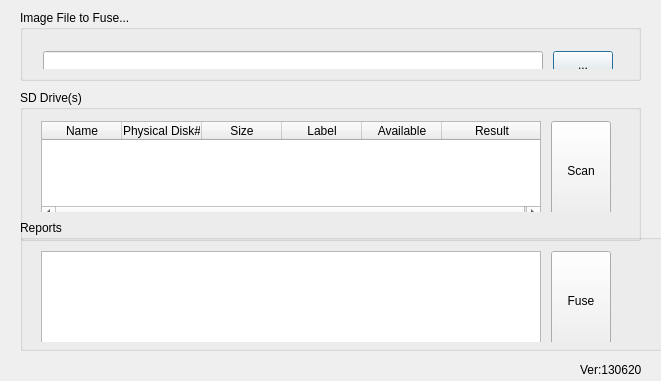
<?xml version="1.0" encoding="UTF-8"?>
<ui version="4.0">
 <class>Dialog</class>
 <widget class="QDialog" name="Dialog">
  <property name="geometry">
   <rect>
    <x>0</x>
    <y>0</y>
    <width>661</width>
    <height>381</height>
   </rect>
  </property>
  <property name="minimumSize">
   <size>
    <width>661</width>
    <height>381</height>
   </size>
  </property>
  <property name="maximumSize">
   <size>
    <width>661</width>
    <height>381</height>
   </size>
  </property>
  <property name="windowTitle">
   <string>SD-Flasher for Linux(Author:kangear)</string>
  </property>
  <widget class="QLabel" name="label">
   <property name="geometry">
    <rect>
     <x>580</x>
     <y>360</y>
     <width>91</width>
     <height>20</height>
    </rect>
   </property>
   <property name="text">
    <string>Ver:130620</string>
   </property>
  </widget>
  <widget class="QGroupBox" name="groupBox">
   <property name="geometry">
    <rect>
     <x>20</x>
     <y>10</y>
     <width>621</width>
     <height>71</height>
    </rect>
   </property>
   <property name="minimumSize">
    <size>
     <width>531</width>
     <height>71</height>
    </size>
   </property>
   <property name="maximumSize">
    <size>
     <width>621</width>
     <height>0</height>
    </size>
   </property>
   <property name="title">
    <string>Image File to Fuse...</string>
   </property>
   <widget class="QWidget" name="layoutWidget">
    <property name="geometry">
     <rect>
      <x>12</x>
      <y>30</y>
      <width>592</width>
      <height>29</height>
     </rect>
    </property>
    <layout class="QHBoxLayout" name="horizontalLayout">
     <item>
      <widget class="QLineEdit" name="lineEdit_path">
       <property name="sizePolicy">
        <sizepolicy hsizetype="Expanding" vsizetype="Fixed">
         <horstretch>0</horstretch>
         <verstretch>0</verstretch>
        </sizepolicy>
       </property>
       <property name="minimumSize">
        <size>
         <width>500</width>
         <height>27</height>
        </size>
       </property>
       <property name="maximumSize">
        <size>
         <width>500</width>
         <height>27</height>
        </size>
       </property>
       <property name="readOnly">
        <bool>false</bool>
       </property>
      </widget>
     </item>
     <item>
      <spacer name="horizontalSpacer_3">
       <property name="orientation">
        <enum>Qt::Horizontal</enum>
       </property>
       <property name="sizeHint" stdset="0">
        <size>
         <width>18</width>
         <height>20</height>
        </size>
       </property>
      </spacer>
     </item>
     <item>
      <widget class="QPushButton" name="pBut_Brose">
       <property name="minimumSize">
        <size>
         <width>60</width>
         <height>27</height>
        </size>
       </property>
       <property name="maximumSize">
        <size>
         <width>60</width>
         <height>27</height>
        </size>
       </property>
       <property name="text">
        <string>...</string>
       </property>
      </widget>
     </item>
    </layout>
   </widget>
  </widget>
  <widget class="QGroupBox" name="groupBox_2">
   <property name="geometry">
    <rect>
     <x>20</x>
     <y>90</y>
     <width>621</width>
     <height>151</height>
    </rect>
   </property>
   <property name="title">
    <string>SD Drive(s)</string>
   </property>
   <widget class="QWidget" name="layoutWidget">
    <property name="geometry">
     <rect>
      <x>10</x>
      <y>20</y>
      <width>592</width>
      <height>102</height>
     </rect>
    </property>
    <layout class="QHBoxLayout" name="horizontalLayout_2">
     <item>
      <widget class="QTreeWidget" name="tWid_scan">
       <property name="minimumSize">
        <size>
         <width>500</width>
         <height>100</height>
        </size>
       </property>
       <property name="maximumSize">
        <size>
         <width>500</width>
         <height>100</height>
        </size>
       </property>
       <property name="autoScroll">
        <bool>false</bool>
       </property>
       <property name="columnCount">
        <number>6</number>
       </property>
       <attribute name="headerCascadingSectionResizes">
        <bool>false</bool>
       </attribute>
       <attribute name="headerDefaultSectionSize">
        <number>80</number>
       </attribute>
       <attribute name="headerMinimumSectionSize">
        <number>10</number>
       </attribute>
       <column>
        <property name="text">
         <string>Name</string>
        </property>
        <property name="textAlignment">
         <set>AlignHCenter|AlignVCenter|AlignCenter</set>
        </property>
       </column>
       <column>
        <property name="text">
         <string>Physical Disk#</string>
        </property>
        <property name="textAlignment">
         <set>AlignHCenter|AlignVCenter|AlignCenter</set>
        </property>
       </column>
       <column>
        <property name="text">
         <string>Size</string>
        </property>
        <property name="textAlignment">
         <set>AlignHCenter|AlignVCenter|AlignCenter</set>
        </property>
       </column>
       <column>
        <property name="text">
         <string>Label</string>
        </property>
        <property name="textAlignment">
         <set>AlignHCenter|AlignVCenter|AlignCenter</set>
        </property>
       </column>
       <column>
        <property name="text">
         <string>Available</string>
        </property>
        <property name="textAlignment">
         <set>AlignHCenter|AlignVCenter|AlignCenter</set>
        </property>
       </column>
       <column>
        <property name="text">
         <string>Result</string>
        </property>
        <property name="textAlignment">
         <set>AlignHCenter|AlignVCenter|AlignCenter</set>
        </property>
       </column>
      </widget>
     </item>
     <item>
      <spacer name="horizontalSpacer">
       <property name="minimumSize">
        <size>
         <width>0</width>
         <height>100</height>
        </size>
       </property>
       <property name="maximumSize">
        <size>
         <width>16777215</width>
         <height>100</height>
        </size>
       </property>
       <property name="orientation">
        <enum>Qt::Horizontal</enum>
       </property>
       <property name="sizeHint" stdset="0">
        <size>
         <width>18</width>
         <height>97</height>
        </size>
       </property>
      </spacer>
     </item>
     <item>
      <widget class="QPushButton" name="pBut_Scan">
       <property name="minimumSize">
        <size>
         <width>60</width>
         <height>100</height>
        </size>
       </property>
       <property name="maximumSize">
        <size>
         <width>60</width>
         <height>100</height>
        </size>
       </property>
       <property name="text">
        <string>Scan</string>
       </property>
      </widget>
     </item>
    </layout>
   </widget>
  </widget>
  <widget class="QGroupBox" name="groupBox_3">
   <property name="geometry">
    <rect>
     <x>20</x>
     <y>220</y>
     <width>761</width>
     <height>131</height>
    </rect>
   </property>
   <property name="title">
    <string>Reports</string>
   </property>
   <widget class="QWidget" name="layoutWidget">
    <property name="geometry">
     <rect>
      <x>10</x>
      <y>20</y>
      <width>592</width>
      <height>102</height>
     </rect>
    </property>
    <layout class="QHBoxLayout" name="horizontalLayout_3">
     <item>
      <widget class="QTextEdit" name="textEdit_fush">
       <property name="minimumSize">
        <size>
         <width>500</width>
         <height>100</height>
        </size>
       </property>
       <property name="maximumSize">
        <size>
         <width>500</width>
         <height>100</height>
        </size>
       </property>
       <property name="autoFormatting">
        <set>QTextEdit::AutoNone</set>
       </property>
       <property name="readOnly">
        <bool>true</bool>
       </property>
      </widget>
     </item>
     <item>
      <spacer name="horizontalSpacer_2">
       <property name="orientation">
        <enum>Qt::Horizontal</enum>
       </property>
       <property name="sizeHint" stdset="0">
        <size>
         <width>18</width>
         <height>97</height>
        </size>
       </property>
      </spacer>
     </item>
     <item>
      <widget class="QPushButton" name="pBut_Fuse">
       <property name="enabled">
        <bool>true</bool>
       </property>
       <property name="minimumSize">
        <size>
         <width>60</width>
         <height>100</height>
        </size>
       </property>
       <property name="maximumSize">
        <size>
         <width>60</width>
         <height>100</height>
        </size>
       </property>
       <property name="text">
        <string>Fuse</string>
       </property>
      </widget>
     </item>
    </layout>
   </widget>
  </widget>
  <widget class="QWidget" name="layoutWidget">
   <property name="geometry">
    <rect>
     <x>0</x>
     <y>0</y>
     <width>2</width>
     <height>2</height>
    </rect>
   </property>
   <layout class="QVBoxLayout" name="verticalLayout_2"/>
  </widget>
 </widget>
 <layoutdefault spacing="6" margin="11"/>
 <resources/>
 <connections/>
</ui>
